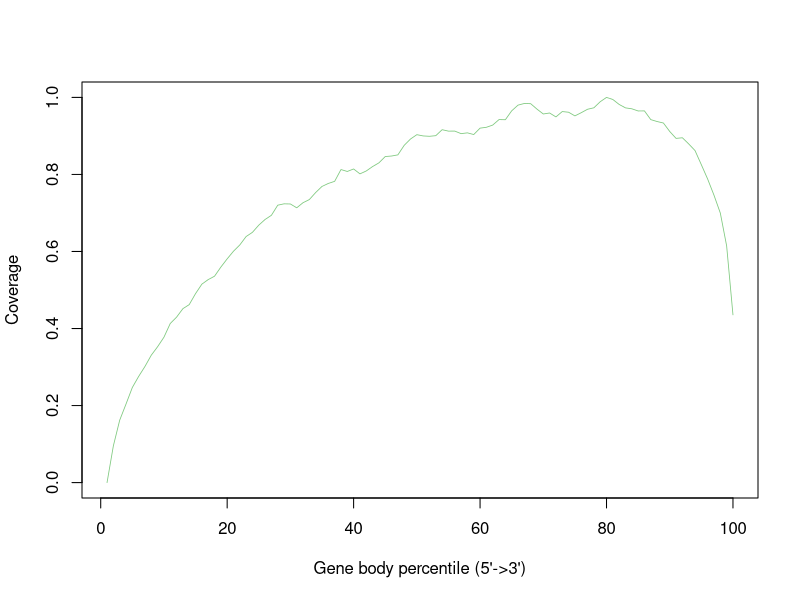

Recreate this plot in R.
accepted_hits <- c(0.0,0.09534506996799529,0.16189770771969983,0.2038682722021854,0.24688020981740155,0.2756490281304558,0.301600707787393,0.33082842295334364,0.35278856583320084,0.3774367580314821,0.41313153416380805,0.42956838507664286,0.45162140930923034,0.4620870912236567,0.49066306266027937,0.5152097150746435,0.5270835727520745,0.5357947416560273,0.5594283231452459,0.5808484947710947,0.6007148715639803,0.6170210588789063,0.6388867461458174,0.6497947951808746,0.6683938925000669,0.683192725658395,0.6940000220396431,0.7201941377698086,0.7237267776939922,0.7233284898594028,0.7133634226935908,0.7266800898587731,0.7348457775979623,0.7531142802718432,0.7689379568306364,0.7766652130997341,0.7820822425021922,0.8127173463010395,0.8077458325396438,0.8142428044501188,0.8015133363454179,0.8090225575746317,0.8204886818561787,0.8300649067486962,0.8464789308884023,0.8478288590234234,0.8508097207419804,0.8755885765381703,0.8920207046703578,0.9032577740905106,0.8999935455331154,0.8990489894036545,0.9006822843775139,0.9161793019415351,0.9124585379215672,0.9125474836237581,0.905942674888503,0.9079758319571676,0.9036151311594899,0.9202251506960591,0.9224314763884581,0.9281759519157959,0.9424568534631363,0.9420577784984391,0.9651246263099813,0.9799423505908986,0.9842392938498377,0.9837473375324101,0.9696175649657834,0.9569786168234892,0.9595344282837888,0.9493647072899268,0.9632488952628936,0.9615274417169511,0.9520354397459774,0.9602845632766023,0.9692318712129203,0.9730258383329214,0.9887668662303867,1.0,0.9945766735566789,0.9817338587164427,0.972825120155411,0.9704597941812194,0.9648223683485538,0.9649719230690518,0.9423498037684641,0.9373900969586867,0.933525288128976,0.9115470412566374,0.8935965391463416,0.8952353440309563,0.8791936324322792,0.8619570573298343,0.8252209080647777,0.7879101538209656,0.7459994112266793,0.6997610272992464,0.614436910734723,0.43548681635782305)


pdf("output.geneBodyCoverage.curves.pdf")
x=1:100
icolor = colorRampPalette(c("#7fc97f","#beaed4","#fdc086","#ffff99","#386cb0","#f0027f"))(1)
plot(x,accepted_hits,type='l',xlab="Gene body percentile (5'->3')", ylab="Coverage",lwd=0.8,col=icolor[1])
dev.off()
